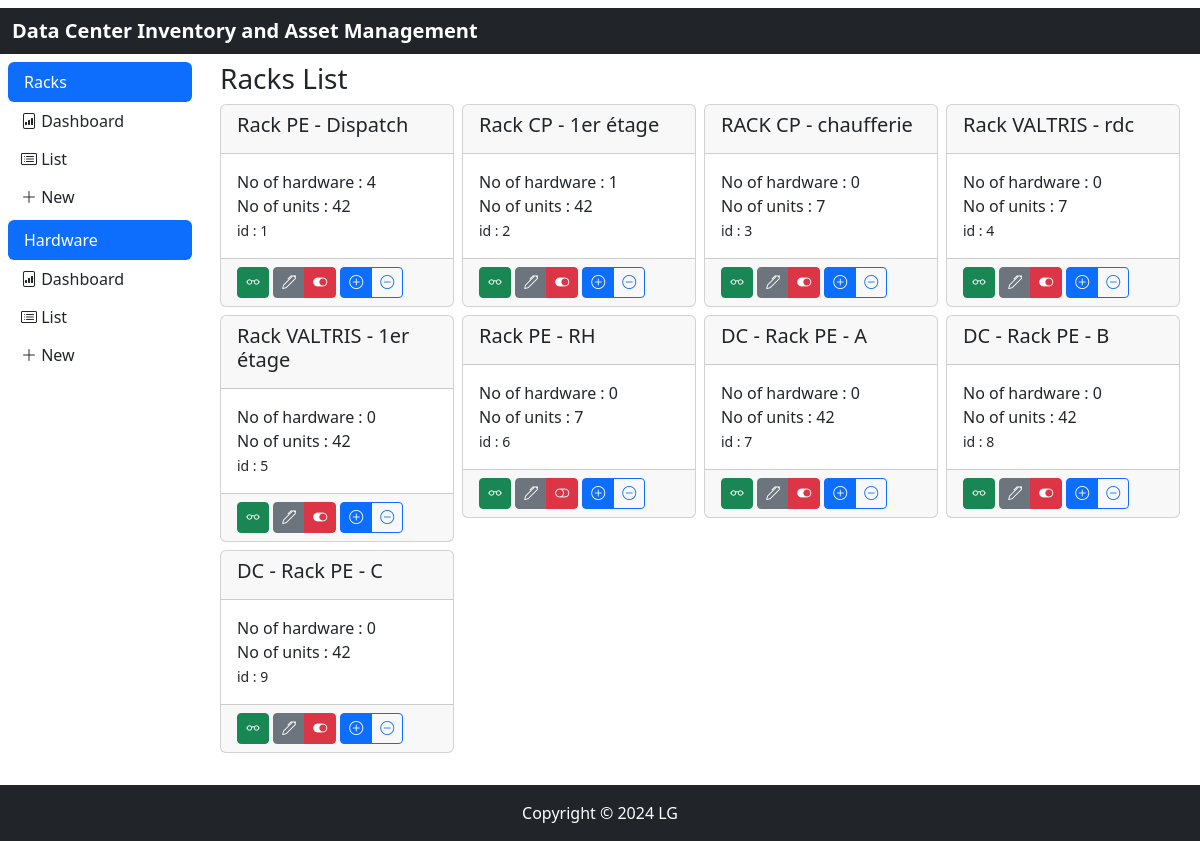
Page /rack/list on the committed database.
### models.py (models this page shows)
class TimeMixin(object):
    created: Mapped[Optional[datetime]] = mapped_column(DateTime, nullable=False, default=datetime.now(timezone.utc))
    updated: Mapped[Optional[datetime]] = mapped_column(DateTime, nullable=True, default=datetime.now(timezone.utc),
                                                        onupdate=datetime.now(timezone.utc))
    deleted: Mapped[Optional[datetime]] = mapped_column(DateTime, nullable=True, default=datetime.now(timezone.utc))
    active: Mapped[Optional[bool]] = mapped_column(Boolean, nullable=True, default=True)

class Rack(TimeMixin, db.Model):
    __tablename__ = 'rack'
    id: Mapped[int] = mapped_column(primary_key=True)
    name: Mapped[str] = mapped_column(String(50))
    units: Mapped[List['Unit']] = relationship('Unit', back_populates='rack')

### app/rack/routes.py (the view)
@rack.route('/list', methods=['GET', 'POST'])
def list_rack():
    racks = Rack.query.all()
    return render_template('rack/list.html', title='Racks List', racks_list=racks)

### app/rack/templates/rack/list.html
{% extends "rack/index.html" %}
{% block content %}
    <h3>{{ title }}</h3>
    <div class="row row-cols-2 row-cols-md-4 g-2">
        {% for rack in racks_list %}
            {% set ns = namespace(hardware_count=0,demo=0) %}
            {% for unit in rack.units %}
                {% set ns.hardware_count = ns.hardware_count + unit.unit_hardware|length %}
            {% endfor %}
            <div class="col">
            <div class="card">
                <div class="card-header">
                    <h5 class="card-title">
                        {{ rack.name }}
                    </h5>
                </div>
                <div class="card-body">
                    <p class="card-text">
                        No of hardware : {{ ns.hardware_count }}<br>
                        No of units : {{ rack.units|length }}<br>
                        <small>id : {{ rack.id }}</small>
                    </p>
                </div>
                <div class="card-footer">
                    <div class="btn-group btn-group-justified">
                        <a href="{{ url_for('rack_bp.view', rack_id=rack.id) }}" role="button" class="btn btn-success btn-sm" tooltip="tooltip" title="View">
                            <i class="bi bi-eyeglasses"></i>
                        </a>
                    </div>
                    <div class="btn-group btn-group-justified">
                        <a href="{{ url_for('rack_bp.edit', rack_id=rack.id) }}" role="button" class="btn btn-secondary btn-sm" tooltip="tooltip" title="Edit">
                            <i class="bi bi-pen"></i>
                        </a>
                        <a href="{{ url_for('rack_bp.toggle_activate', rack_id=rack.id) }}" role="button" class="btn btn-danger btn-sm" tooltip="tooltip" title="Toggle On/Off">
                            {% if rack.active %} <i class="bi bi-toggle-on"></i> {% else %}<i class="bi bi-toggle-off"></i> {% endif %}
                        </a>
                    </div>
                    <div class="btn-group btn-group-justified">
                        <a href="{{ url_for('rack_bp.add_unit', rack_id=rack.id) }}" role="button" class="btn btn-primary btn-sm" tooltip="tooltip" title="add unit">
                            <i class="bi bi-plus-circle"></i>
                        </a>
                        <a href="{{ url_for('rack_bp.remove_unit', rack_id=rack.id) }}" role="button" class="btn btn-outline-primary btn-sm" tooltip="tooltip" title="remove last unit">
                            <i class="bi bi-dash-circle"></i>
                        </a>
                    </div>
                </div>
            </div>
            </div>
        {% endfor %}
    </div>
{%  endblock %}

### rows in the picture
Rack: name "Rack PE - Dispatch", hardware_count "4", units|length "42", id "1", active True (drawn)
Rack: name "Rack CP - 1er étage", hardware_count "1", units|length "42", id "2"
Rack: name "RACK CP - chaufferie", hardware_count "0", units|length "7", id "3", active True (drawn)
Rack: name "Rack VALTRIS - rdc", hardware_count "0", units|length "7", id "4", active True (drawn)
Rack: name "Rack VALTRIS - 1er étage", hardware_count "0", units|length "42", id "5", active True (drawn)
Rack: name "Rack PE - RH", hardware_count "0", units|length "7", id "6"
Rack: name "DC - Rack PE - A", hardware_count "0", units|length "42", id "7", active True (drawn)
Rack: name "DC - Rack PE - B", hardware_count "0", units|length "42", id "8", active True (drawn)
Rack: name "DC - Rack PE - C", hardware_count "0", units|length "42", id "9", active True (drawn)

### other values in the picture
{{ title }} "Racks List"
